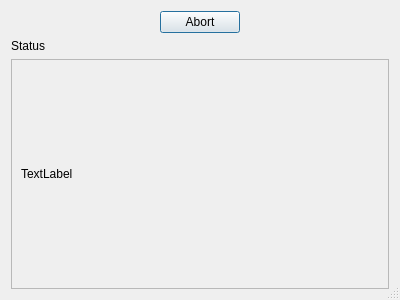
<?xml version="1.0" encoding="UTF-8"?>
<ui version="4.0">
 <class>VideoPreviewDialog</class>
 <widget class="QDialog" name="VideoPreviewDialog">
  <property name="windowModality">
   <enum>Qt::WindowModal</enum>
  </property>
  <property name="geometry">
   <rect>
    <x>0</x>
    <y>0</y>
    <width>400</width>
    <height>300</height>
   </rect>
  </property>
  <property name="contextMenuPolicy">
   <enum>Qt::NoContextMenu</enum>
  </property>
  <property name="windowTitle">
   <string>Video preview</string>
  </property>
  <property name="windowIcon">
   <iconset resource="icon.qrc">
    <normaloff>:/icon2.bmp</normaloff>:/icon2.bmp</iconset>
  </property>
  <property name="sizeGripEnabled">
   <bool>true</bool>
  </property>
  <layout class="QVBoxLayout" name="verticalLayout">
   <item>
    <layout class="QHBoxLayout" name="horizontalLayout">
     <item>
      <spacer name="horizontalSpacer_2">
       <property name="orientation">
        <enum>Qt::Horizontal</enum>
       </property>
       <property name="sizeHint" stdset="0">
        <size>
         <width>40</width>
         <height>20</height>
        </size>
       </property>
      </spacer>
     </item>
     <item>
      <widget class="QPushButton" name="pushButton">
       <property name="text">
        <string>Abort</string>
       </property>
      </widget>
     </item>
     <item>
      <spacer name="horizontalSpacer">
       <property name="orientation">
        <enum>Qt::Horizontal</enum>
       </property>
       <property name="sizeHint" stdset="0">
        <size>
         <width>40</width>
         <height>20</height>
        </size>
       </property>
      </spacer>
     </item>
    </layout>
   </item>
   <item>
    <layout class="QHBoxLayout" name="horizontalLayout_2">
     <item>
      <widget class="QLabel" name="label_2">
       <property name="text">
        <string>Status</string>
       </property>
      </widget>
     </item>
    </layout>
   </item>
   <item>
    <widget class="QScrollArea" name="scrollArea">
     <property name="widgetResizable">
      <bool>true</bool>
     </property>
     <widget class="QWidget" name="scrollAreaWidgetContents">
      <property name="geometry">
       <rect>
        <x>0</x>
        <y>0</y>
        <width>378</width>
        <height>224</height>
       </rect>
      </property>
      <layout class="QVBoxLayout" name="verticalLayout_2">
       <item>
        <widget class="QLabel" name="label">
         <property name="text">
          <string>TextLabel</string>
         </property>
        </widget>
       </item>
      </layout>
     </widget>
    </widget>
   </item>
  </layout>
 </widget>
 <resources>
  <include location="icon.qrc"/>
 </resources>
 <connections/>
</ui>
